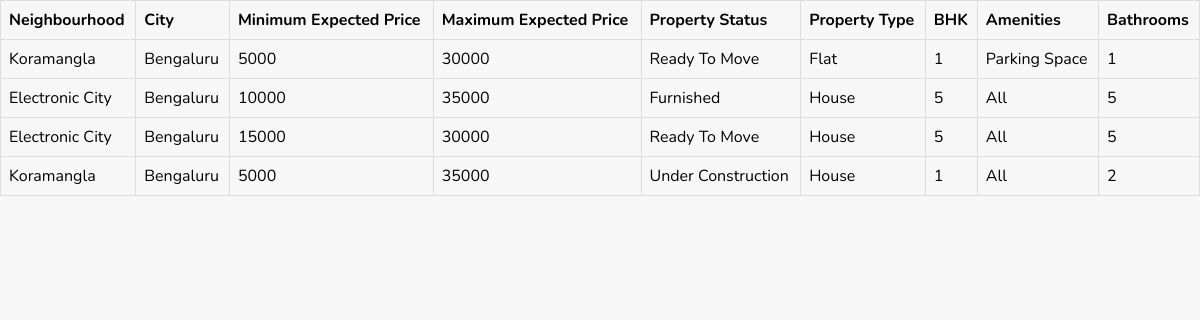
Page /buy2.php on the committed database.
### tables this page shows
CREATE TABLE `sell` (
  `neighbourhood` varchar(100) NOT NULL,
  `city` varchar(100) NOT NULL,
  `minimum_expected_price` int(11) NOT NULL,
  `maximum_expected_price` int(11) NOT NULL,
  `property_status` varchar(100) NOT NULL,
  `property_type` varchar(100) NOT NULL,
  `bhk` int(11) NOT NULL,
  `amenities` varchar(100) NOT NULL,
  `bathrooms` int(11) NOT NULL
);

### buy2.php (the view, shortened to what this page needs)
<link rel="stylesheet" href="https://cdnjs.cloudflare.com/ajax/libs/font-awesome/5.15.3/css/all.min.css">
<link rel="stylesheet" href="style.css">
<?php
$servername = "localhost";
$username = "root";
$password = "";
$dbname = "estate_o_pedia";
$conn = mysqli_connect($servername, $username, $password, $dbname);
?>
<?php
$sql = "SELECT neighbourhood,city,minimum_expected_price,maximum_expected_price,property_status,property_type,bhk,amenities,bathrooms FROM sell";
$result = mysqli_query($conn, $sql);
$data = array();
while ($row = mysqli_fetch_assoc($result)) {
  $data[] = $row;
}
?>
<!DOCTYPE html>
<html>
<head>
</head>
<body>
  <table>
    <thead>
      <tr>
        <th>Neighbourhood</th>
        <th>City</th>
        <th>Minimum Expected Price</th>
        <th>Maximum Expected Price</th>
        <th>Property Status</th>
        <th>Property Type</th>
        <th>BHK</th>
        <th>Amenities</th>
        <th>Bathrooms</th>
      </tr>
    </thead>
    <tbody>
      <?php foreach ($data as $row): ?>
        <tr>
          <td><?php echo $row['neighbourhood']; ?></td>
          <td><?php echo $row['city']; ?></td>
          <td><?php echo $row['minimum_expected_price']; ?></td>
          <td><?php echo $row['maximum_expected_price']; ?></td>
          <td><?php echo $row['property_status']; ?></td>
          <td><?php echo $row['property_type']; ?></td>
          <td><?php echo $row['bhk']; ?></td>
          <td><?php echo $row['amenities']; ?></td>
          <td><?php echo $row['bathrooms']; ?></td>
        </tr>
      <?php endforeach; ?>
    </tbody>
  </table>
</body>
</html>

### style.css (style rules this page uses)
:root { --red:#ff5a3c; --light-red:#f9edeb; }
* { font-family: 'Nunito', sans-serif; margin:0; padding:0; box-sizing: border-box; outline: none; border:none; text-decoration: none; text-transform: capitalize; }
html { font-size: 62.5%; overflow-x: hidden; scroll-behavior: smooth; scroll-padding-top: 7rem; }
body { background:#f7f7f7; }

### buy2.php (style rules this page uses)
table { border-collapse: collapse; width: 100%; }
th, td { border: 1px solid #ddd; padding: 8px; text-align: left; }

### rows in the picture
sell: neighbourhood "Koramangla", city "Bengaluru", minimum_expected_price "5000", maximum_expected_price "30000", property_status "Ready To Move", property_type "Flat", bhk "1", amenities "Parking Space", bathrooms "1"
sell: neighbourhood "Electronic City", city "Bengaluru", minimum_expected_price "10000", maximum_expected_price "35000", property_status "Furnished", property_type "House", bhk "5", amenities "All", bathrooms "5"
sell: neighbourhood "Electronic City", city "Bengaluru", minimum_expected_price "15000", maximum_expected_price "30000", property_status "Ready To Move", property_type "House", bhk "5", amenities "All", bathrooms "5"
sell: neighbourhood "Koramangla", city "Bengaluru", minimum_expected_price "5000", maximum_expected_price "35000", property_status "Under Construction", property_type "House", bhk "1", amenities "All", bathrooms "2"
